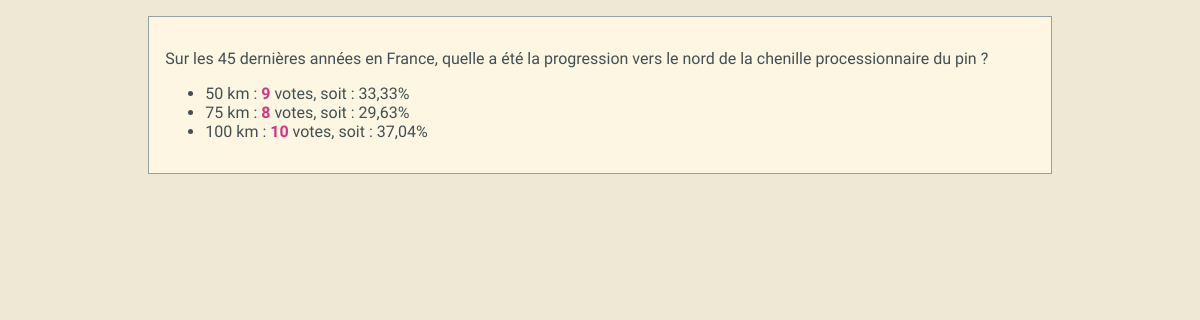
The page /polls/1/frequency/ on the database its author committed.
### polls/models.py (models this page shows, shortened)
class Question(models.Model):
    question_text = models.CharField(max_length=200)
    pub_date = models.DateTimeField('date published')
    def get_sum_votes(self):
        return sum(choice.votes for choice in self.choice_set.all())
    def get_choices(self) -> list[tuple[Any, Any, Any, float | int | Any]]:
        choices = self.choice_set.all()
        sum_votes = self.get_sum_votes() if self.get_sum_votes() > 0 else 1
        return [(choice.id, choice.choice_text, choice.votes, choice.votes / sum_votes * 100) for choice in
                choices]

class Choice(models.Model):
    question = models.ForeignKey(Question, on_delete=models.CASCADE)
    choice_text = models.CharField(max_length=200)
    votes = models.IntegerField(default=0)

### polls/views.py (the view)
# urls.py: path('<int:question_id>/frequency/', views.frequency, name='frequency'),
def frequency(request, question_id):
    question = get_object_or_404(Question, pk=question_id)
    somme_votes = sum(choice.votes for choice in question.choice_set.all())
    context = {"question": question, "somme_votes": somme_votes}
    return render(request, "polls/frequency.html", context)

### polls/templates/polls/frequency.html (shortened to what this page needs)
{% extends "polls/base.html" %}
{% load static %}
{% block content %}
{{ question.question_text }}
<ul>
{% for id,choice, votes , pourcentage in question.get_choices %}
    <li>{{ choice }} :
    <span class="nb_votes{{ id }}">{{ votes }}</span> {{ votes|pluralize:"vote,votes" }}, soit : {{ pourcentage|floatformat:2  }}%</li>
    {% endfor %}
</ul>
{% endblock %}

### polls/static/polls/style.css (style rules this page uses)
html { font-family: sans-serif; -webkit-text-size-adjust: 100%; -ms-text-size-adjust: 100%; }
body { margin: 0; }
html { font-family: "PT Sans", sans-serif; }
html { background-color: #eee8d5; color: #434f53; margin: 1em; }
body { background-color: #fdf6e3; margin: 0 auto; max-width: 23cm; border: 1pt solid #93a1a1; padding: 1em; }
span { color: #d33682; font-weight: 800; }

### rows shown on the page
Question: question_text "Sur les 45 dernières années en France, quelle a été la progression vers le nord de la chenille processionnaire du pin ?"
Choice: get_choices "50 km"
Choice: get_choices "75 km"
Choice: get_choices "100 km"

### other values the page prints
{{ votes }} "9" "8" "10"
{{ pourcentage|floatformat:2 }} "33,33" "29,63" "37,04"
